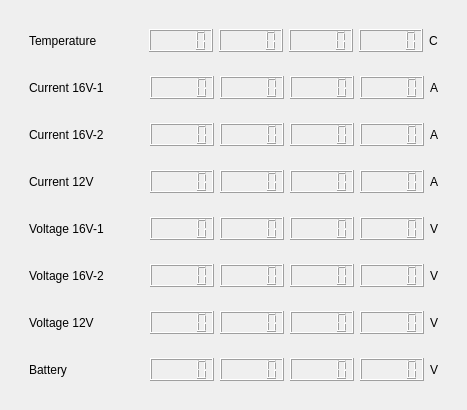
        <widget class="QWidget" name="tab_10">
         <attribute name="title">
          <string>All Data</string>
         </attribute>
         <layout class="QHBoxLayout" name="horizontalLayout_69">
          <item>
           <widget class="QWidget" name="widget_77" native="true">
            <layout class="QVBoxLayout" name="verticalLayout_13">
             <item>
              <widget class="QWidget" name="widget_15" native="true">
               <layout class="QHBoxLayout" name="horizontalLayout_68">
                <item>
                 <widget class="QLabel" name="label_193">
                  <property name="text">
                   <string>Temperature</string>
                  </property>
                 </widget>
                </item>
                <item>
                 <spacer name="horizontalSpacer_40">
                  <property name="orientation">
                   <enum>Qt::Horizontal</enum>
                  </property>
                  <property name="sizeHint" stdset="0">
                   <size>
                    <width>40</width>
                    <height>20</height>
                   </size>
                  </property>
                 </spacer>
                </item>
                <item>
                 <widget class="QLCDNumber" name="TemperatureCard0">
                  <property name="autoFillBackground">
                   <bool>false</bool>
                  </property>
                 </widget>
                </item>
                <item>
                 <widget class="QLCDNumber" name="TemperatureCard1">
                  <property name="autoFillBackground">
                   <bool>false</bool>
                  </property>
                 </widget>
                </item>
                <item>
                 <widget class="QLCDNumber" name="TemperatureCard2">
                  <property name="autoFillBackground">
                   <bool>false</bool>
                  </property>
                 </widget>
                </item>
                <item>
                 <widget class="QLCDNumber" name="TemperatureCard3">
                  <property name="autoFillBackground">
                   <bool>false</bool>
                  </property>
                 </widget>
                </item>
                <item>
                 <widget class="QLabel" name="label_187">
                  <property name="text">
                   <string>C</string>
                  </property>
                 </widget>
                </item>
               </layout>
              </widget>
             </item>
             <item>
              <widget class="QWidget" name="widget_70" native="true">
               <layout class="QHBoxLayout" name="horizontalLayout_67">
                <item>
                 <widget class="QLabel" name="label_199">
                  <property name="text">
                   <string>Current 16V-1</string>
                  </property>
                 </widget>
                </item>
                <item>
                 <spacer name="horizontalSpacer_48">
                  <property name="orientation">
                   <enum>Qt::Horizontal</enum>
                  </property>
                  <property name="sizeHint" stdset="0">
                   <size>
                    <width>40</width>
                    <height>20</height>
                   </size>
                  </property>
                 </spacer>
                </item>
                <item>
                 <widget class="QLCDNumber" name="Current161Card0"/>
                </item>
                <item>
                 <widget class="QLCDNumber" name="Current161Card1"/>
                </item>
                <item>
                 <widget class="QLCDNumber" name="Current161Card2"/>
                </item>
                <item>
                 <widget class="QLCDNumber" name="Current161Card3"/>
                </item>
                <item>
                 <widget class="QLabel" name="label_185">
                  <property name="text">
                   <string>A</string>
                  </property>
                 </widget>
                </item>
               </layout>
              </widget>
             </item>
             <item>
              <widget class="QWidget" name="widget_71" native="true">
               <layout class="QHBoxLayout" name="horizontalLayout_66">
                <item>
                 <widget class="QLabel" name="label_195">
                  <property name="text">
                   <string>Current 16V-2</string>
                  </property>
                 </widget>
                </item>
                <item>
                 <spacer name="horizontalSpacer_47">
                  <property name="orientation">
                   <enum>Qt::Horizontal</enum>
                  </property>
                  <property name="sizeHint" stdset="0">
                   <size>
                    <width>40</width>
                    <height>20</height>
                   </size>
                  </property>
                 </spacer>
                </item>
                <item>
                 <widget class="QLCDNumber" name="Current162Card0"/>
                </item>
                <item>
                 <widget class="QLCDNumber" name="Current162Card1"/>
                </item>
                <item>
                 <widget class="QLCDNumber" name="Current162Card2"/>
                </item>
                <item>
                 <widget class="QLCDNumber" name="Current162Card3"/>
                </item>
                <item>
                 <widget class="QLabel" name="label_189">
                  <property name="text">
                   <string>A</string>
                  </property>
                 </widget>
                </item>
               </layout>
              </widget>
             </item>
             <item>
              <widget class="QWidget" name="widget_72" native="true">
               <layout class="QHBoxLayout" name="horizontalLayout_65">
                <item>
                 <widget class="QLabel" name="label_198">
                  <property name="text">
                   <string>Current 12V</string>
                  </property>
                 </widget>
                </item>
                <item>
                 <spacer name="horizontalSpacer_52">
                  <property name="orientation">
                   <enum>Qt::Horizontal</enum>
                  </property>
                  <property name="sizeHint" stdset="0">
                   <size>
                    <width>40</width>
                    <height>20</height>
                   </size>
                  </property>
                 </spacer>
                </item>
                <item>
                 <widget class="QLCDNumber" name="Current12Card0"/>
                </item>
                <item>
                 <widget class="QLCDNumber" name="Current12Card1"/>
                </item>
                <item>
                 <widget class="QLCDNumber" name="Current12Card2"/>
                </item>
                <item>
                 <widget class="QLCDNumber" name="Current12Card3"/>
                </item>
                <item>
                 <widget class="QLabel" name="label_186">
                  <property name="text">
                   <string>A</string>
                  </property>
                 </widget>
                </item>
               </layout>
              </widget>
             </item>
             <item>
              <widget class="QWidget" name="widget_73" native="true">
               <layout class="QHBoxLayout" name="horizontalLayout_64">
                <item>
                 <widget class="QLabel" name="label_200">
                  <property name="text">
                   <string>Voltage 16V-1</string>
                  </property>
                 </widget>
                </item>
                <item>
                 <spacer name="horizontalSpacer_56">
                  <property name="orientation">
                   <enum>Qt::Horizontal</enum>
                  </property>
                  <property name="sizeHint" stdset="0">
                   <size>
                    <width>40</width>
                    <height>20</height>
                   </size>
                  </property>
                 </spacer>
                </item>
                <item>
                 <widget class="QLCDNumber" name="Voltage161Card0"/>
                </item>
                <item>
                 <widget class="QLCDNumber" name="Voltage161Card1"/>
                </item>
                <item>
                 <widget class="QLCDNumber" name="Voltage161Card2"/>
                </item>
                <item>
                 <widget class="QLCDNumber" name="Voltage161Card3"/>
                </item>
                <item>
                 <widget class="QLabel" name="label_188">
                  <property name="text">
                   <string>V</string>
                  </property>
                 </widget>
                </item>
               </layout>
              </widget>
             </item>
             <item>
              <widget class="QWidget" name="widget_74" native="true">
               <layout class="QHBoxLayout" name="horizontalLayout_63">
                <item>
                 <widget class="QLabel" name="label_194">
                  <property name="text">
                   <string>Voltage 16V-2</string>
                  </property>
                 </widget>
                </item>
                <item>
                 <spacer name="horizontalSpacer_60">
                  <property name="orientation">
                   <enum>Qt::Horizontal</enum>
                  </property>
                  <property name="sizeHint" stdset="0">
                   <size>
                    <width>40</width>
                    <height>20</height>
                   </size>
                  </property>
                 </spacer>
                </item>
                <item>
                 <widget class="QLCDNumber" name="Voltage162Card0"/>
                </item>
                <item>
                 <widget class="QLCDNumber" name="Voltage162Card1"/>
                </item>
                <item>
                 <widget class="QLCDNumber" name="Voltage162Card2"/>
                </item>
                <item>
                 <widget class="QLCDNumber" name="Voltage162Card3"/>
                </item>
                <item>
                 <widget class="QLabel" name="label_183">
                  <property name="text">
                   <string>V</string>
                  </property>
                 </widget>
                </item>
               </layout>
              </widget>
             </item>
             <item>
              <widget class="QWidget" name="widget_75" native="true">
               <layout class="QHBoxLayout" name="horizontalLayout_62">
                <item>
                 <widget class="QLabel" name="label_196">
                  <property name="text">
                   <string>Voltage 12V</string>
                  </property>
                 </widget>
                </item>
                <item>
                 <spacer name="horizontalSpacer_41">
                  <property name="orientation">
                   <enum>Qt::Horizontal</enum>
                  </property>
                  <property name="sizeHint" stdset="0">
                   <size>
                    <width>40</width>
                    <height>20</height>
                   </size>
                  </property>
                 </spacer>
                </item>
                <item>
                 <widget class="QLCDNumber" name="Voltage12Card0">
                  <property name="value" stdset="0">
                   <double>0.000000000000000</double>
                  </property>
                 </widget>
                </item>
                <item>
                 <widget class="QLCDNumber" name="Voltage12Card1">
                  <property name="value" stdset="0">
                   <double>0.000000000000000</double>
                  </property>
                 </widget>
                </item>
                <item>
                 <widget class="QLCDNumber" name="Voltage12Card2">
                  <property name="value" stdset="0">
                   <double>0.000000000000000</double>
                  </property>
                 </widget>
                </item>
                <item>
                 <widget class="QLCDNumber" name="Voltage12Card3">
                  <property name="value" stdset="0">
                   <double>0.000000000000000</double>
                  </property>
                 </widget>
                </item>
                <item>
                 <widget class="QLabel" name="label_182">
                  <property name="text">
                   <string>V</string>
                  </property>
                 </widget>
                </item>
               </layout>
              </widget>
             </item>
             <item>
              <widget class="QWidget" name="widget_76" native="true">
               <layout class="QHBoxLayout" name="horizontalLayout_61">
                <item>
                 <widget class="QLabel" name="label_197">
                  <property name="text">
                   <string>Battery</string>
                  </property>
                 </widget>
                </item>
                <item>
                 <spacer name="horizontalSpacer_42">
                  <property name="orientation">
                   <enum>Qt::Horizontal</enum>
                  </property>
                  <property name="sizeHint" stdset="0">
                   <size>
                    <width>40</width>
                    <height>20</height>
                   </size>
                  </property>
                 </spacer>
                </item>
                <item>
                 <widget class="QLCDNumber" name="BatteryCard0">
                  <property name="value" stdset="0">
                   <double>0.000000000000000</double>
                  </property>
                 </widget>
                </item>
                <item>
                 <widget class="QLCDNumber" name="BatteryCard1">
                  <property name="value" stdset="0">
                   <double>0.000000000000000</double>
                  </property>
                 </widget>
                </item>
                <item>
                 <widget class="QLCDNumber" name="BatteryCard2">
                  <property name="value" stdset="0">
                   <double>0.000000000000000</double>
                  </property>
                 </widget>
                </item>
                <item>
                 <widget class="QLCDNumber" name="BatteryCard3">
                  <property name="value" stdset="0">
                   <double>0.000000000000000</double>
                  </property>
                 </widget>
                </item>
                <item>
                 <widget class="QLabel" name="label_184">
                  <property name="text">
                   <string>V</string>
                  </property>
                 </widget>
                </item>
               </layout>
              </widget>
             </item>
            </layout>
           </widget>
          </item>
         </layout>
        </widget>
